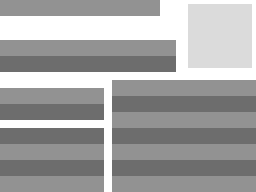

A 2D game scene composited from a Tiled map and its tileset images. What follows is a short description and the map's XML, with every tile layer's data as written:
An orthogonal 32x24 tile map with 8x8 px tiles, 1 tile layer (Tile Layer 1).

<map version="1.2" tiledversion="1.3.2" orientation="orthogonal" renderorder="right-down" compressionlevel="0" width="32" height="24" tilewidth="8" tileheight="8" infinite="0" nextlayerid="2" nextobjectid="1">
 <editorsettings>
  <export target="untitled.csv" format="csv" />
 </editorsettings>
 <tileset firstgid="1" source="boxesTileset.tsx" />
 <layer id="1" name="Tile Layer 1" width="32" height="24">
  <data encoding="csv">
30,30,30,30,30,30,30,30,30,30,30,30,30,30,30,30,30,30,30,30,4,4,4,5,6,6,6,6,6,6,6,7,
30,30,30,30,30,30,30,30,30,30,30,30,30,30,30,30,30,30,30,30,4,4,4,8,13,13,13,13,13,13,13,9,
4,4,4,4,4,4,4,4,4,4,4,4,4,4,4,4,4,4,4,4,4,4,4,8,13,13,13,13,13,13,13,9,
4,4,4,4,4,4,4,4,4,4,4,4,4,4,4,4,4,4,4,4,4,4,4,8,13,13,13,13,13,13,13,9,
4,4,4,4,4,4,4,4,4,4,4,4,4,4,4,4,4,4,4,4,4,4,4,8,13,13,13,13,13,13,13,9,
30,30,30,30,30,30,30,30,30,30,30,30,30,30,30,30,30,30,30,30,30,30,4,8,13,13,13,13,13,13,13,9,
30,30,30,30,30,30,30,30,30,30,30,30,30,30,30,30,30,30,30,30,30,30,4,8,13,13,13,13,13,13,13,9,
31,31,31,31,31,31,31,31,31,31,31,31,31,31,31,31,31,31,31,31,31,31,4,8,13,13,13,13,13,13,13,9,
31,31,31,31,31,31,31,31,31,31,31,31,31,31,31,31,31,31,31,31,31,31,4,10,11,11,11,11,11,11,11,12,
4,4,4,4,4,4,4,4,4,4,4,4,4,4,4,4,4,4,4,4,4,4,4,4,4,4,4,4,4,4,4,4,
4,4,4,4,4,4,4,4,4,4,4,4,4,4,30,30,30,30,30,30,30,30,30,30,30,30,30,30,30,30,30,30,
30,30,30,30,30,30,30,30,30,30,30,30,30,4,30,30,30,30,30,30,30,30,30,30,30,30,30,30,30,30,30,30,
30,30,30,30,30,30,30,30,30,30,30,30,30,4,31,31,31,31,31,31,31,31,31,31,31,31,31,31,31,31,31,31,
31,31,31,31,31,31,31,31,31,31,31,31,31,4,31,31,31,31,31,31,31,31,31,31,31,31,31,31,31,31,31,31,
31,31,31,31,31,31,31,31,31,31,31,31,31,4,30,30,30,30,30,30,30,30,30,30,30,30,30,30,30,30,30,30,
4,4,4,4,4,4,4,4,4,4,4,4,4,4,30,30,30,30,30,30,30,30,30,30,30,30,30,30,30,30,30,30,
31,31,31,31,31,31,31,31,31,31,31,31,31,4,31,31,31,31,31,31,31,31,31,31,31,31,31,31,31,31,31,31,
31,31,31,31,31,31,31,31,31,31,31,31,31,4,31,31,31,31,31,31,31,31,31,31,31,31,31,31,31,31,31,31,
30,30,30,30,30,30,30,30,30,30,30,30,30,4,30,30,30,30,30,30,30,30,30,30,30,30,30,30,30,30,30,30,
30,30,30,30,30,30,30,30,30,30,30,30,30,4,30,30,30,30,30,30,30,30,30,30,30,30,30,30,30,30,30,30,
31,31,31,31,31,31,31,31,31,31,31,31,31,4,31,31,31,31,31,31,31,31,31,31,31,31,31,31,31,31,31,31,
31,31,31,31,31,31,31,31,31,31,31,31,31,4,31,31,31,31,31,31,31,31,31,31,31,31,31,31,31,31,31,31,
30,30,30,30,30,30,30,30,30,30,30,30,30,4,30,30,30,30,30,30,30,30,30,30,30,30,30,30,30,30,30,30,
30,30,30,30,30,30,30,30,30,30,30,30,30,4,30,30,30,30,30,30,30,30,30,30,30,30,30,30,30,30,30,30
</data>
 </layer>
</map>
